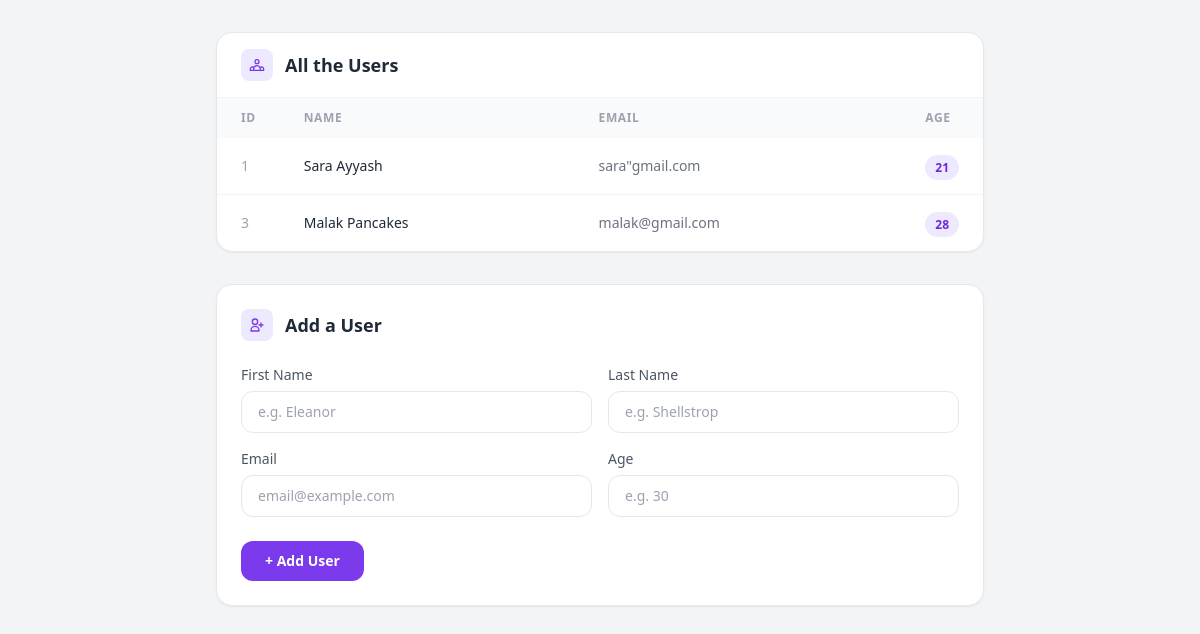
Before: / with the older database file.
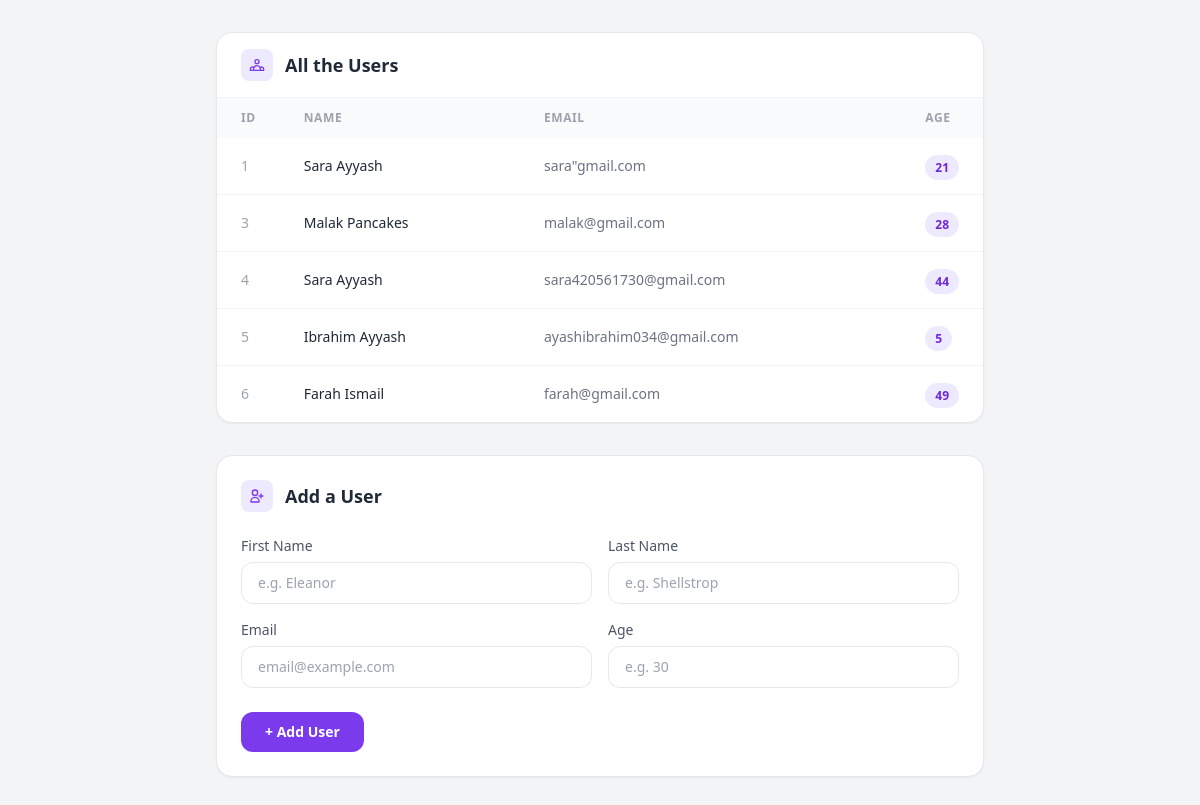
After: the same page with the newer database file.
### users_app/models.py (models this page shows)
class Users (models.Model):
    first_name = models.CharField(max_length=255)
    last_name = models.CharField(max_length=255)
    email_address = models.CharField(max_length=255)
    age = models.IntegerField()
    created_at = models.DateTimeField(auto_now_add=True)
    updated_at = models.DateTimeField(auto_now=True)

### users_app/views.py (the view)
# urls.py: path('', views.index),
def index(request):
    context = {
        "users" : Users.objects.all()
    }
    return render(request , "index.html" , context)

### users_app/templates/index.html (shortened to what this page needs)
<!DOCTYPE html>
<html lang="en">
<head>
    <script src="https://cdn.tailwindcss.com"></script>
</head>
<body class="bg-gray-100 min-h-screen p-8">
    <div class="max-w-3xl mx-auto space-y-8">
        <div class="bg-white rounded-2xl shadow-sm border border-gray-200 overflow-hidden">
            <div class="px-6 py-4 border-b border-gray-100 flex items-center gap-3">
                <div class="w-8 h-8 bg-violet-100 rounded-lg flex items-center justify-center">
                </div>
                <h1 class="text-lg font-semibold text-gray-800">All the Users</h1>
            </div>
            <table class="w-full">
                <thead>
                    <tr class="bg-gray-50">
                        <th class="text-left text-xs font-semibold text-gray-400 uppercase tracking-wider px-6 py-3 w-12">ID</th>
                        <th class="text-left text-xs font-semibold text-gray-400 uppercase tracking-wider px-6 py-3">Name</th>
                        <th class="text-left text-xs font-semibold text-gray-400 uppercase tracking-wider px-6 py-3">Email</th>
                        <th class="text-left text-xs font-semibold text-gray-400 uppercase tracking-wider px-6 py-3 w-16">Age</th>
                    </tr>
                </thead>
                <tbody class="divide-y divide-gray-100">
                    {% for user in users %}
                    <tr class="hover:bg-gray-50 transition-colors">
                        <td class="px-6 py-4 text-sm text-gray-400">{{user.id}}</td>
                        <td class="px-6 py-4 text-sm font-medium text-gray-800">{{user.first_name}} {{user.last_name}}</td>
                        <td class="px-6 py-4 text-sm text-gray-500">{{user.email_address}}</td>
                        <td class="px-6 py-4">
                            <span class="bg-violet-100 text-violet-700 text-xs font-semibold px-2.5 py-1 rounded-full">{{user.age}}</span>
                        </td>
                    </tr>
                 {% endfor %}
                </tbody>
            </table>
        </div>
        <div class="bg-white rounded-2xl shadow-sm border border-gray-200 p-6">
            <div class="flex items-center gap-3 mb-6">
                <div class="w-8 h-8 bg-violet-100 rounded-lg flex items-center justify-center">
                    <svg class="w-4 h-4 text-violet-600" fill="none" stroke="currentColor" viewBox="0 0 24 24">
                        <path stroke-linecap="round" stroke-linejoin="round" stroke-width="2" d="M18 9v3m0 0v3m0-3h3m-3 0h-3m-2-5a4 4 0 11-8 0 4 4 0 018 0zM3 20a6 6 0 0112 0v1H3v-1z"/>
                    </svg>
                </div>
                <h2 class="text-lg font-semibold text-gray-800">Add a User</h2>
            </div>
            <form action="/add_user" method="post" class="space-y-4">
                <div class="grid grid-cols-2 gap-4">
                    <div>
                        <label class="block text-sm font-medium text-gray-600 mb-1.5">First Name</label>
                        <input type="text" name="first_name" required placeholder="e.g. Eleanor"
                            class="w-full border border-gray-200 rounded-xl px-4 py-2.5 text-sm text-gray-800 focus:outline-none focus:ring-2 focus:ring-violet-400 focus:border-transparent transition">
                    </div>
                    <div>
                        <label class="block text-sm font-medium text-gray-600 mb-1.5">Last Name</label>
                        <input type="text" name="last_name" required placeholder="e.g. Shellstrop"
                            class="w-full border border-gray-200 rounded-xl px-4 py-2.5 text-sm text-gray-800 focus:outline-none focus:ring-2 focus:ring-violet-400 focus:border-transparent transition">
                    </div>
                </div>
                <div class="grid grid-cols-2 gap-4">
                    <div>
                        <label class="block text-sm font-medium text-gray-600 mb-1.5">Email</label>
                        <input type="email" name="email" required placeholder="email@example.com"
                            class="w-full border border-gray-200 rounded-xl px-4 py-2.5 text-sm text-gray-800 focus:outline-none focus:ring-2 focus:ring-violet-400 focus:border-transparent transition">
                    </div>
                    <div>
                        <label class="block text-sm font-medium text-gray-600 mb-1.5">Age</label>
                        <input type="number" name="age" required placeholder="e.g. 30"
                            class="w-full border border-gray-200 rounded-xl px-4 py-2.5 text-sm text-gray-800 focus:outline-none focus:ring-2 focus:ring-violet-400 focus:border-transparent transition">
                    </div>
                </div>
                <div class="pt-2">
                    <button type="submit"
                        class="bg-violet-600 hover:bg-violet-700 text-white text-sm font-semibold px-6 py-2.5 rounded-xl transition-colors">
                        + Add User
                    </button>
                </div>
            </form>
        </div>
    </div>
</body>
</html>

Changed rows visible on the page:
added Users: id "4", first_name "Sara", last_name "Ayyash", email_address "sara420561730@gmail.com", age "44"
added Users: id "5", first_name "Ibrahim", last_name "Ayyash", email_address "ayashibrahim034@gmail.com", age "5"
added Users: id "6", first_name "Farah", last_name "Ismail", email_address "farah@gmail.com", age "49"
